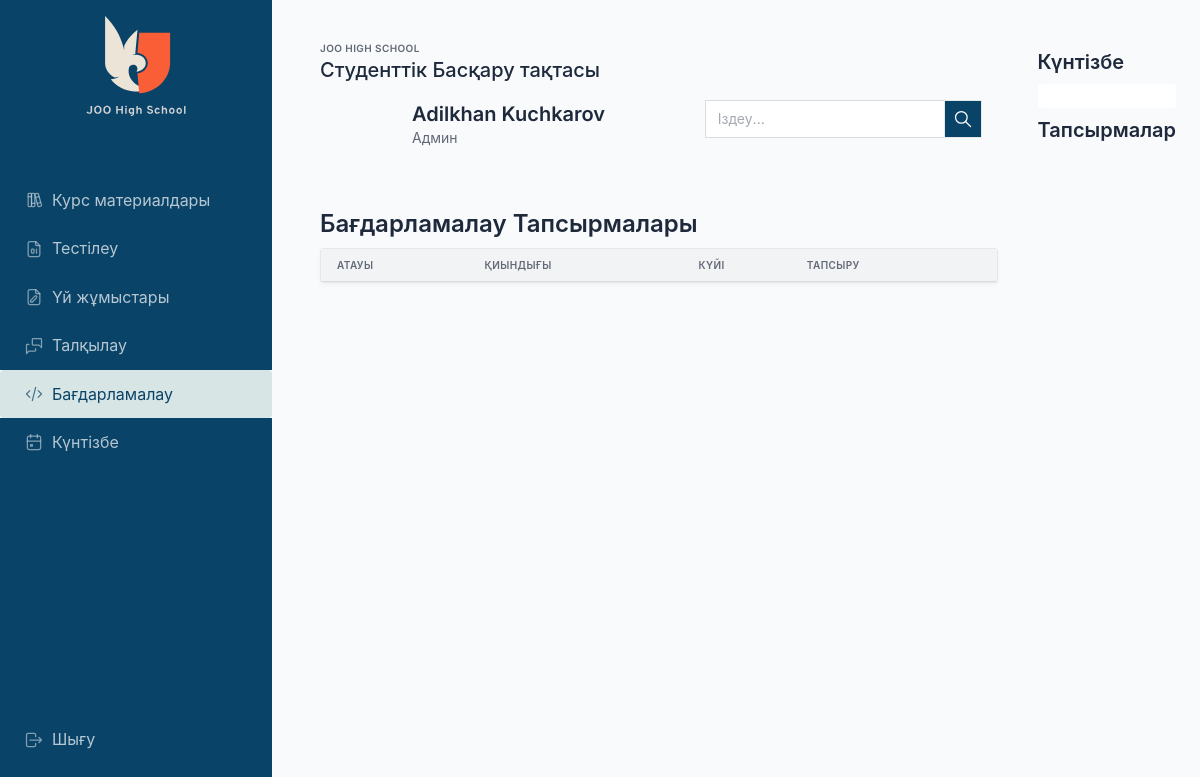
Page /problems/ (signed in) on the earlier database version.
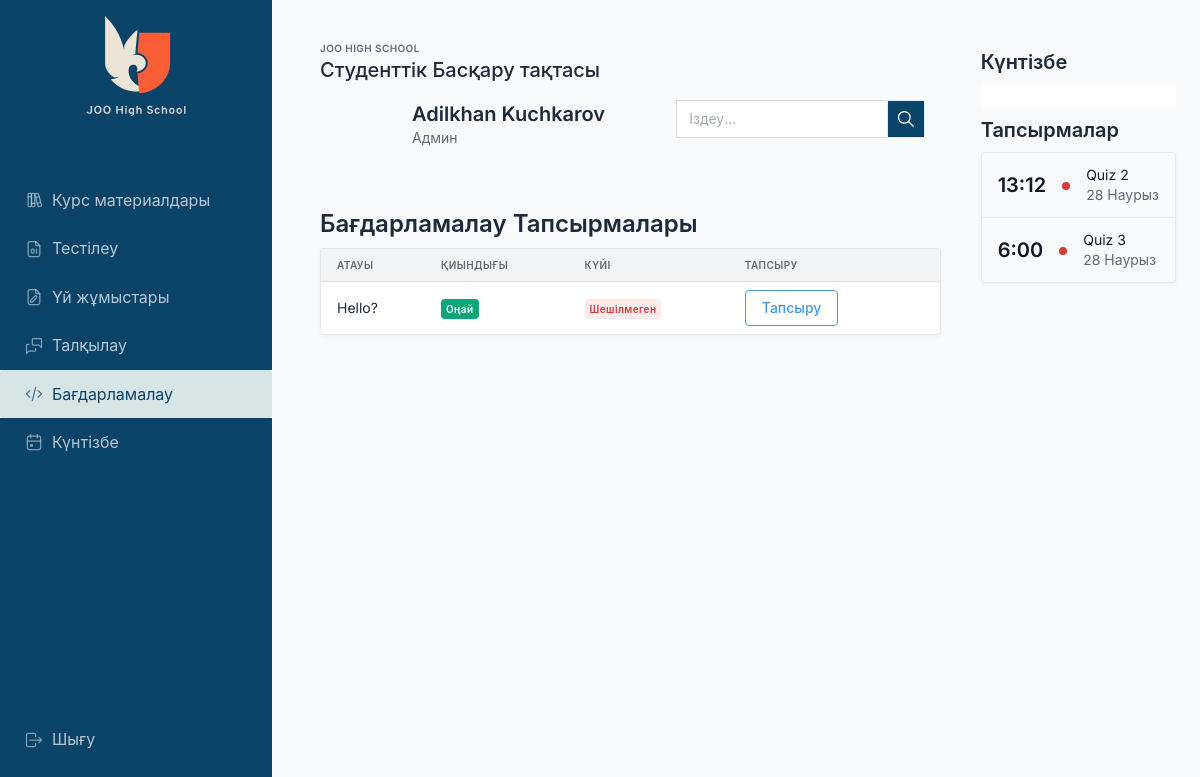
Same page on the later database version.
### problems/models.py (models this page shows, shortened)
class Time(models.Model):
    created_at = models.DateTimeField(auto_now_add=True)
    updated_at = models.DateTimeField(auto_now=True)
    class Meta:
        abstract = True

class Problem(Time):
    class Difficulty(models.IntegerChoices):
        EASY = 1, _("Оңай")
        MEDIUM = 2, _("Орташа")
        HARD = 3, _("Қиын")
    title = models.CharField(max_length=128)
    slug = models.SlugField(unique=True)
    description = models.TextField(max_length=1000, null=True)
    ex_input = models.TextField(max_length=1000, null=True)
    ex_output = models.TextField(max_length=1000, null=True)
    ex_description = models.TextField(max_length=1000, null=True)
    difficulty = models.IntegerField(max_length=128, choices=Difficulty.choices, default=Difficulty.EASY)
    base_code = models.TextField(null=True, blank=True)
    points = models.PositiveSmallIntegerField(default=1)
    testcases_count = models.PositiveSmallIntegerField(default=0)
    time_limit = models.FloatField(default=3, help_text="Time limit in seconds")
    class Meta:
        verbose_name = _("Бағдаламалау Мәселесі")
        verbose_name_plural = _("Бағдарламалау Мәселелері")

### calendarapp/models/event.py (models this page shows, shortened)
class Event(EventAbstract):
    title = models.CharField(max_length=200, unique=True)
    description = models.TextField(null=True, blank=True)
    start_time = models.DateTimeField()
    end_time = models.DateTimeField(null=True, blank=True)
    url = models.CharField(max_length=256, blank=True, null=True)
    objects = EventManager()

### problems/views.py (the view)
# urls.py: path('', views.index, name="problems"),
def index(request):
    problems = Problem.objects.all()
    return render(request, "problems/problems-list.html", {'problems': problems})

### calendarapp/models/event.py (called while the page is built)
    def get_all_events(self):
        events = Event.objects.filter(is_active=True, is_deleted=False)
        return events

    def get_running_events(self):
        running_events = Event.objects.filter(
            is_active=True,
            is_deleted=False,
            end_time__gte=datetime.now().date(),
        ).order_by("start_time")
        return running_events

### diploma_backend/context_processors.py (called while the page is built, shortened)
def all_events(request):
    events = Event.objects.get_all_events()
    running_events = Event.objects.get_running_events()
    event_list = []
    for event in events:
        if not event.start_time:
            event_list.append({
                "title": event.title,
                "end": event.end_time.strftime("%Y-%m-%dT%H:%M:%S"),
                "url": event.url,
            })
        elif event.url:
            event_list.append({
                "title": event.title,
                "start": event.start_time.strftime("%Y-%m-%dT%H:%M:%S"),
                "end": event.end_time.strftime("%Y-%m-%dT%H:%M:%S"),
                "url": event.url,
            })
    return {"all_events": event_list, "events_obj": events, 'running_events': running_events}

### templates/problems/problems-list.html
{% extends 'base/content.html' %}
{% load quiz_tags %}
{% block body %}
    <h1>Бағдарламалау Тапсырмалары</h1>
    <div class="card">
        <div class="table-responsive">
            <table
                    class="table table-vcenter card-table">
                <thead>
                <tr>
                    <th>Атауы</th>
                    <th>Қиындығы</th>
                    <th>Күйі</th>
                    <th>Тапсыру</th>
                </tr>
                </thead>
                <tbody>
                {% for problem in problems %}
                    <tr>
                        <td>{{ problem.title }}</td>
                        <td>{% if problem.difficulty == 1 %}
                            <span class="badge bg-teal">{{ problem.get_difficulty_display }}</span>
                        {% elif problem.difficulty == 2 %}
                            <span class="badge bg-yellow">{{ problem.get_difficulty_display }}</span>
                            {% elif problem.difficulty == 3 %}
                            <span class="badge bg-danger">{{ problem.get_difficulty_display }}</span>
                        {% endif %} </td>
                        <td>{% if problem|problem_is_accepted:request.user %}
                            <span class="badge bg-green">Шешілген</span>{% else %}<span class="badge bg-danger-lt">Шешілмеген</span>{% endif %}</td>
                        <td>
                            <a href="{% url 'problems:problem-detail' problem.slug %}"
                               class="btn btn-outline-azure">
                                Тапсыру
                            </a>
                    </tr>
                {% endfor %}
                </tbody>
            </table>
        </div>
    </div>
{% endblock %}

### templates/base/content.html (shortened to what the changed rows need)
{% extends 'base/base.html' %}
{% load static %}
{% load humanize %}
{% load quiz_tags %}
{% block content %}
    <div class="wrapper">
        <aside class="navbar navbar-vertical navbar-expand-lg navbar-dark">
            <div class="container-fluid">
                <h1 class="navbar-brand navbar-brand-autodark">
                    <a href="/">
                        <img src="{% static 'images/logo-light.svg' %}" width="110" height="110" alt="Tabler"
                             class="navbar-brand-image">
                    </a>
                </h1>
            </div>
        </aside>
        <div class="page-wrapper">
            <div class="page-body">
                <div class="container-fluid">
                    <div class="row">
                        <div class="col px-4">
                            <div class="page-header d-print-none">
                                <div class="row align-items-center">
                                    <div class="col">
                                        <h2 class="page-title">
                                            Студенттік Басқару тақтасы
                                        </h2>
                                    </div>
                                </div>
                            </div>
                            <div class="col">
                                <div class="">
                                    <div class="card-body">
                                        <div class="row g-3 align-items-start">
                                            <div class="col">
                                                <h2 class="m-0">
                                                    <a href="{% url 'users:profile' user.profile.id %}">{{ user.first_name }} {{ user.last_name }}</a>
                                                </h2>
                                            </div>
                                        </div>
                                    </div>
                                </div>
                            </div>
                            <div class="col mt-4">
                                {% block body %}
                                {% endblock %}
                            </div>
                        </div>
                        <div class="col-auto right-sidebar d-none d-md-block">
                            <h2>Күнтізбе</h2>
                            <h2 class="mt-2">Тапсырмалар</h2>
                            <div class="card tasks">
                                {% for event in running_events %}
                                    <div class="list-group-item">
                                        <div class="row align-items-center">
                                            <div class="col-auto">
                                                <h2 class="text-reset mb-0">{{ event.end_time|date:"G:i" }}</h2>
                                            </div>
                                            <div class="col-auto"><span class="badge bg-red"></span></div>
                                            <div class="col text-truncate">
                                                <a href="{% if event.url %}{{ event.url }}{% else %}#{% endif %}"
                                                   class="text-reset d-block">{{ event.title }}</a>
                                                <div class="d-block text-muted text-truncate mt-n1">{{ event.end_time|date:"d F" }}</div>
                                            </div>
                                        </div>
                                    </div>
                                {% endfor %}
                            </div>
                        </div>
                    </div>
                </div>
            </div>
        </div>
    </div>
{% endblock %}

Differences in the rows shown:
added Problem: title "Hello?", difficulty "Оңай", shows "Шешілмеген"
added Event: end_time "13:12", title "Quiz 2", end_time "28 Наурыз"
added Event: end_time "6:00", title "Quiz 3", end_time "28 Наурыз"
